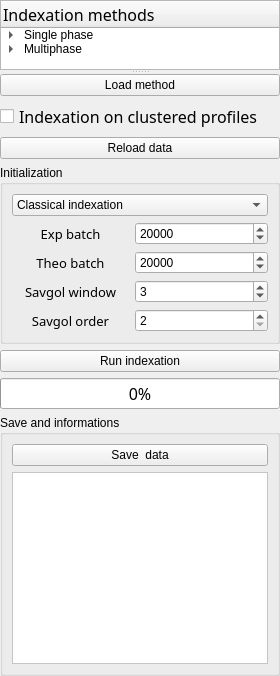
     <widget class="QSplitter" name="splitter_5">
      <property name="orientation">
       <enum>Qt::Vertical</enum>
      </property>
      <widget class="QTreeWidget" name="treeWidget">
       <property name="sizePolicy">
        <sizepolicy hsizetype="Preferred" vsizetype="Preferred">
         <horstretch>0</horstretch>
         <verstretch>0</verstretch>
        </sizepolicy>
       </property>
       <property name="styleSheet">
        <string notr="true"/>
       </property>
       <column>
        <property name="text">
         <string>Indexation methods</string>
        </property>
        <property name="font">
         <font>
          <family>Noto Sans Cond</family>
          <pointsize>12</pointsize>
         </font>
        </property>
        <property name="background">
         <color>
          <red>255</red>
          <green>255</green>
          <blue>255</blue>
         </color>
        </property>
       </column>
       <item>
        <property name="text">
         <string>Single phase</string>
        </property>
        <item>
         <property name="text">
          <string>Raw indexation (SP)</string>
         </property>
        </item>
        <item>
         <property name="text">
          <string>Indexation from label (SP)</string>
         </property>
        </item>
       </item>
       <item>
        <property name="text">
         <string>Multiphase</string>
        </property>
        <item>
         <property name="text">
          <string>Z-contrast approach</string>
         </property>
         <item>
          <property name="text">
           <string>Raw indexation (ZA)</string>
          </property>
         </item>
         <item>
          <property name="text">
           <string>Indexation from label (ZA)</string>
          </property>
         </item>
        </item>
        <item>
         <property name="text">
          <string>Phase contrast approach</string>
         </property>
         <item>
          <property name="text">
           <string>Raw indexation (PA)</string>
          </property>
         </item>
         <item>
          <property name="text">
           <string>Indexation from label (PA)</string>
          </property>
         </item>
        </item>
       </item>
      </widget>
      <widget class="QWidget" name="layoutWidget_5">
       <layout class="QVBoxLayout" name="verticalLayout">
        <item>
         <widget class="QPushButton" name="Open_data">
          <property name="sizePolicy">
           <sizepolicy hsizetype="Preferred" vsizetype="Fixed">
            <horstretch>0</horstretch>
            <verstretch>0</verstretch>
           </sizepolicy>
          </property>
          <property name="minimumSize">
           <size>
            <width>96</width>
            <height>0</height>
           </size>
          </property>
          <property name="maximumSize">
           <size>
            <width>16777215</width>
            <height>16777215</height>
           </size>
          </property>
          <property name="toolTip">
           <string>&lt;html&gt;&lt;head/&gt;&lt;body&gt;&lt;p&gt;&lt;span style=&quot; font-size:11pt;&quot;&gt;Load (1) image serie ; (2) CIF file ; (3) database.&lt;/span&gt;&lt;/p&gt;&lt;/body&gt;&lt;/html&gt;</string>
          </property>
          <property name="text">
           <string>Load method</string>
          </property>
          <property name="icon">
           <iconset>
            <normaloff>../Traitement_stack/icons/import_icon.png</normaloff>../Traitement_stack/icons/import_icon.png</iconset>
          </property>
         </widget>
        </item>
        <item>
         <widget class="QCheckBox" name="Cluster_index">
          <property name="sizePolicy">
           <sizepolicy hsizetype="Preferred" vsizetype="Fixed">
            <horstretch>0</horstretch>
            <verstretch>0</verstretch>
           </sizepolicy>
          </property>
          <property name="minimumSize">
           <size>
            <width>0</width>
            <height>0</height>
           </size>
          </property>
          <property name="font">
           <font>
            <family>Noto Sans Cond</family>
            <pointsize>12</pointsize>
            <weight>50</weight>
            <italic>false</italic>
            <bold>false</bold>
           </font>
          </property>
          <property name="styleSheet">
           <string notr="true"/>
          </property>
          <property name="text">
           <string>Indexation on clustered profiles</string>
          </property>
         </widget>
        </item>
        <item>
         <widget class="QPushButton" name="Reload_bttn">
          <property name="toolTip">
           <string>&lt;html&gt;&lt;head/&gt;&lt;body&gt;&lt;p&gt;&lt;span style=&quot; font-size:11pt;&quot;&gt;Open the H5 result file.&lt;/span&gt;&lt;/p&gt;&lt;/body&gt;&lt;/html&gt;</string>
          </property>
          <property name="text">
           <string>Reload data</string>
          </property>
         </widget>
        </item>
        <item>
         <widget class="QGroupBox" name="groupBox">
          <property name="title">
           <string>Initialization</string>
          </property>
          <layout class="QVBoxLayout" name="verticalLayout_9">
           <item>
            <widget class="QComboBox" name="PresetBox">
             <property name="toolTip">
              <string>&lt;html&gt;&lt;head/&gt;&lt;body&gt;&lt;p&gt;&lt;span style=&quot; font-size:11pt;&quot;&gt;Choice of indexation method.&lt;/span&gt;&lt;/p&gt;&lt;/body&gt;&lt;/html&gt;</string>
             </property>
             <item>
              <property name="text">
               <string>Classical indexation</string>
              </property>
             </item>
             <item>
              <property name="text">
               <string>Derivative indexation</string>
              </property>
             </item>
             <item>
              <property name="text">
               <string>Savgol derivative indexation</string>
              </property>
             </item>
            </widget>
           </item>
           <item>
            <layout class="QHBoxLayout" name="horizontalLayout_2">
             <item>
              <widget class="QLabel" name="BatchProfiles_label">
               <property name="sizePolicy">
                <sizepolicy hsizetype="Preferred" vsizetype="Preferred">
                 <horstretch>0</horstretch>
                 <verstretch>0</verstretch>
                </sizepolicy>
               </property>
               <property name="minimumSize">
                <size>
                 <width>77</width>
                 <height>0</height>
                </size>
               </property>
               <property name="maximumSize">
                <size>
                 <width>117</width>
                 <height>16777215</height>
                </size>
               </property>
               <property name="font">
                <font>
                 <family>Noto Sans Cond</family>
                 <pointsize>10</pointsize>
                 <weight>50</weight>
                 <italic>false</italic>
                 <bold>false</bold>
                </font>
               </property>
               <property name="styleSheet">
                <string notr="true">font: 10pt &quot;Noto Sans Cond&quot;;</string>
               </property>
               <property name="text">
                <string>Exp batch</string>
               </property>
               <property name="alignment">
                <set>Qt::AlignCenter</set>
               </property>
              </widget>
             </item>
             <item>
              <widget class="QSpinBox" name="Profiles_SpinBox">
               <property name="sizePolicy">
                <sizepolicy hsizetype="Preferred" vsizetype="Fixed">
                 <horstretch>0</horstretch>
                 <verstretch>0</verstretch>
                </sizepolicy>
               </property>
               <property name="minimumSize">
                <size>
                 <width>79</width>
                 <height>0</height>
                </size>
               </property>
               <property name="toolTip">
                <string>&lt;html&gt;&lt;head/&gt;&lt;body&gt;&lt;p&gt;&lt;span style=&quot; font-size:11pt;&quot;&gt;Number of experimental profiles per batch. &lt;/span&gt;&lt;/p&gt;&lt;/body&gt;&lt;/html&gt;</string>
               </property>
               <property name="minimum">
                <number>5000</number>
               </property>
               <property name="maximum">
                <number>100000</number>
               </property>
               <property name="singleStep">
                <number>5000</number>
               </property>
               <property name="value">
                <number>20000</number>
               </property>
              </widget>
             </item>
            </layout>
           </item>
           <item>
            <layout class="QHBoxLayout" name="horizontalLayout">
             <item>
              <widget class="QLabel" name="BatchDatabase_label">
               <property name="sizePolicy">
                <sizepolicy hsizetype="Preferred" vsizetype="Preferred">
                 <horstretch>0</horstretch>
                 <verstretch>0</verstretch>
                </sizepolicy>
               </property>
               <property name="minimumSize">
                <size>
                 <width>77</width>
                 <height>0</height>
                </size>
               </property>
               <property name="maximumSize">
                <size>
                 <width>117</width>
                 <height>16777215</height>
                </size>
               </property>
               <property name="font">
                <font>
                 <family>Noto Sans Cond</family>
                 <pointsize>10</pointsize>
                 <weight>50</weight>
                 <italic>false</italic>
                 <bold>false</bold>
                </font>
               </property>
               <property name="styleSheet">
                <string notr="true">font: 10pt &quot;Noto Sans Cond&quot;;</string>
               </property>
               <property name="text">
                <string>Theo batch</string>
               </property>
               <property name="alignment">
                <set>Qt::AlignCenter</set>
               </property>
              </widget>
             </item>
             <item>
              <widget class="QSpinBox" name="Database_SpinBox">
               <property name="sizePolicy">
                <sizepolicy hsizetype="Preferred" vsizetype="Fixed">
                 <horstretch>0</horstretch>
                 <verstretch>0</verstretch>
                </sizepolicy>
               </property>
               <property name="minimumSize">
                <size>
                 <width>79</width>
                 <height>0</height>
                </size>
               </property>
               <property name="toolTip">
                <string>&lt;html&gt;&lt;head/&gt;&lt;body&gt;&lt;p&gt;&lt;span style=&quot; font-size:11pt;&quot;&gt;Number of theoretical profiles per batch.&lt;/span&gt;&lt;/p&gt;&lt;/body&gt;&lt;/html&gt;</string>
               </property>
               <property name="minimum">
                <number>5000</number>
               </property>
               <property name="maximum">
                <number>100000</number>
               </property>
               <property name="singleStep">
                <number>5000</number>
               </property>
               <property name="value">
                <number>20000</number>
               </property>
              </widget>
             </item>
            </layout>
           </item>
           <item>
            <layout class="QHBoxLayout" name="horizontalLayout_10">
             <item>
              <widget class="QLabel" name="savgol_label1">
               <property name="sizePolicy">
                <sizepolicy hsizetype="Preferred" vsizetype="Preferred">
                 <horstretch>0</horstretch>
                 <verstretch>0</verstretch>
                </sizepolicy>
               </property>
               <property name="minimumSize">
                <size>
                 <width>77</width>
                 <height>0</height>
                </size>
               </property>
               <property name="maximumSize">
                <size>
                 <width>117</width>
                 <height>16777215</height>
                </size>
               </property>
               <property name="font">
                <font>
                 <family>Noto Sans Cond</family>
                 <pointsize>10</pointsize>
                 <weight>50</weight>
                 <italic>false</italic>
                 <bold>false</bold>
                </font>
               </property>
               <property name="styleSheet">
                <string notr="true">font: 10pt &quot;Noto Sans Cond&quot;;</string>
               </property>
               <property name="text">
                <string>Savgol window</string>
               </property>
               <property name="alignment">
                <set>Qt::AlignCenter</set>
               </property>
              </widget>
             </item>
             <item>
              <widget class="QSpinBox" name="window_SpinBox">
               <property name="sizePolicy">
                <sizepolicy hsizetype="Preferred" vsizetype="Fixed">
                 <horstretch>0</horstretch>
                 <verstretch>0</verstretch>
                </sizepolicy>
               </property>
               <property name="minimumSize">
                <size>
                 <width>79</width>
                 <height>0</height>
                </size>
               </property>
               <property name="toolTip">
                <string>&lt;html&gt;&lt;head/&gt;&lt;body&gt;&lt;p&gt;&lt;span style=&quot; font-size:11pt;&quot;&gt;Size of the window. Must be odd. &lt;/span&gt;&lt;/p&gt;&lt;/body&gt;&lt;/html&gt;</string>
               </property>
               <property name="minimum">
                <number>2</number>
               </property>
               <property name="maximum">
                <number>20</number>
               </property>
               <property name="singleStep">
                <number>1</number>
               </property>
               <property name="value">
                <number>3</number>
               </property>
              </widget>
             </item>
            </layout>
           </item>
           <item>
            <layout class="QHBoxLayout" name="horizontalLayout_11">
             <item>
              <widget class="QLabel" name="savgol_label2">
               <property name="sizePolicy">
                <sizepolicy hsizetype="Preferred" vsizetype="Preferred">
                 <horstretch>0</horstretch>
                 <verstretch>0</verstretch>
                </sizepolicy>
               </property>
               <property name="minimumSize">
                <size>
                 <width>77</width>
                 <height>0</height>
                </size>
               </property>
               <property name="maximumSize">
                <size>
                 <width>117</width>
                 <height>16777215</height>
                </size>
               </property>
               <property name="font">
                <font>
                 <family>Noto Sans Cond</family>
                 <pointsize>10</pointsize>
                 <weight>50</weight>
                 <italic>false</italic>
                 <bold>false</bold>
                </font>
               </property>
               <property name="styleSheet">
                <string notr="true">font: 10pt &quot;Noto Sans Cond&quot;;</string>
               </property>
               <property name="text">
                <string>Savgol order</string>
               </property>
               <property name="alignment">
                <set>Qt::AlignCenter</set>
               </property>
              </widget>
             </item>
             <item>
              <widget class="QSpinBox" name="poly_SpinBox">
               <property name="sizePolicy">
                <sizepolicy hsizetype="Preferred" vsizetype="Fixed">
                 <horstretch>0</horstretch>
                 <verstretch>0</verstretch>
                </sizepolicy>
               </property>
               <property name="minimumSize">
                <size>
                 <width>79</width>
                 <height>0</height>
                </size>
               </property>
               <property name="toolTip">
                <string>&lt;html&gt;&lt;head/&gt;&lt;body&gt;&lt;p&gt;&lt;span style=&quot; font-size:11pt;&quot;&gt;Order of the polynomial. Must be lower than the window length.&lt;/span&gt;&lt;/p&gt;&lt;/body&gt;&lt;/html&gt;</string>
               </property>
               <property name="minimum">
                <number>2</number>
               </property>
               <property name="maximum">
                <number>20</number>
               </property>
               <property name="singleStep">
                <number>1</number>
               </property>
               <property name="value">
                <number>2</number>
               </property>
              </widget>
             </item>
            </layout>
           </item>
          </layout>
         </widget>
        </item>
        <item>
         <widget class="QPushButton" name="Compute_indexation_bttn">
          <property name="sizePolicy">
           <sizepolicy hsizetype="Minimum" vsizetype="Fixed">
            <horstretch>0</horstretch>
            <verstretch>0</verstretch>
           </sizepolicy>
          </property>
          <property name="minimumSize">
           <size>
            <width>96</width>
            <height>0</height>
           </size>
          </property>
          <property name="maximumSize">
           <size>
            <width>16777215</width>
            <height>16777215</height>
           </size>
          </property>
          <property name="toolTip">
           <string>&lt;html&gt;&lt;head/&gt;&lt;body&gt;&lt;p&gt;&lt;span style=&quot; font-size:11pt;&quot;&gt;Run the indexing step.&lt;/span&gt;&lt;/p&gt;&lt;/body&gt;&lt;/html&gt;</string>
          </property>
          <property name="text">
           <string>Run indexation</string>
          </property>
          <property name="icon">
           <iconset>
            <normaloff>../Traitement_stack/icons/run_icon.png</normaloff>../Traitement_stack/icons/run_icon.png</iconset>
          </property>
         </widget>
        </item>
        <item>
         <widget class="QProgressBar" name="progressBar">
          <property name="sizePolicy">
           <sizepolicy hsizetype="Preferred" vsizetype="Fixed">
            <horstretch>0</horstretch>
            <verstretch>0</verstretch>
           </sizepolicy>
          </property>
          <property name="minimumSize">
           <size>
            <width>90</width>
            <height>0</height>
           </size>
          </property>
          <property name="font">
           <font>
            <family>Noto Sans Cond</family>
            <pointsize>12</pointsize>
            <weight>50</weight>
            <italic>false</italic>
            <bold>false</bold>
           </font>
          </property>
          <property name="styleSheet">
           <string notr="true"/>
          </property>
          <property name="value">
           <number>0</number>
          </property>
         </widget>
        </item>
        <item>
         <widget class="QGroupBox" name="groupBox_2">
          <property name="title">
           <string>Save and informations</string>
          </property>
          <layout class="QVBoxLayout" name="verticalLayout_14">
           <item>
            <widget class="QPushButton" name="Save_bttn">
             <property name="text">
              <string>Save  data</string>
             </property>
             <property name="icon">
              <iconset>
               <normaloff>../Traitement_stack/icons/save_icon.png</normaloff>../Traitement_stack/icons/save_icon.png</iconset>
             </property>
            </widget>
           </item>
           <item>
            <widget class="QTextEdit" name="Info_box">
             <property name="sizePolicy">
              <sizepolicy hsizetype="Minimum" vsizetype="MinimumExpanding">
               <horstretch>0</horstretch>
               <verstretch>0</verstretch>
              </sizepolicy>
             </property>
             <property name="minimumSize">
              <size>
               <width>90</width>
               <height>0</height>
              </size>
             </property>
             <property name="palette">
              <palette>
               <active>
                <colorrole role="WindowText">
                 <brush brushstyle="SolidPattern">
                  <color alpha="255">
                   <red>0</red>
                   <green>0</green>
                   <blue>0</blue>
                  </color>
                 </brush>
                </colorrole>
                <colorrole role="Button">
                 <brush brushstyle="SolidPattern">
                  <color alpha="255">
                   <red>255</red>
                   <green>255</green>
                   <blue>255</blue>
                  </color>
                 </brush>
                </colorrole>
                <colorrole role="Text">
                 <brush brushstyle="SolidPattern">
                  <color alpha="255">
                   <red>0</red>
                   <green>0</green>
                   <blue>0</blue>
                  </color>
                 </brush>
                </colorrole>
                <colorrole role="ButtonText">
                 <brush brushstyle="SolidPattern">
                  <color alpha="255">
                   <red>0</red>
                   <green>0</green>
                   <blue>0</blue>
                  </color>
                 </brush>
                </colorrole>
                <colorrole role="Base">
                 <brush brushstyle="SolidPattern">
                  <color alpha="255">
                   <red>255</red>
                   <green>255</green>
                   <blue>255</blue>
                  </color>
                 </brush>
                </colorrole>
                <colorrole role="Window">
                 <brush brushstyle="SolidPattern">
                  <color alpha="255">
                   <red>255</red>
                   <green>255</green>
                   <blue>255</blue>
                  </color>
                 </brush>
                </colorrole>
               </active>
               <inactive>
                <colorrole role="WindowText">
                 <brush brushstyle="SolidPattern">
                  <color alpha="255">
                   <red>0</red>
                   <green>0</green>
                   <blue>0</blue>
                  </color>
                 </brush>
                </colorrole>
                <colorrole role="Button">
                 <brush brushstyle="SolidPattern">
                  <color alpha="255">
                   <red>255</red>
                   <green>255</green>
                   <blue>255</blue>
                  </color>
                 </brush>
                </colorrole>
                <colorrole role="Text">
                 <brush brushstyle="SolidPattern">
                  <color alpha="255">
                   <red>0</red>
                   <green>0</green>
                   <blue>0</blue>
                  </color>
                 </brush>
                </colorrole>
                <colorrole role="ButtonText">
                 <brush brushstyle="SolidPattern">
                  <color alpha="255">
                   <red>0</red>
                   <green>0</green>
                   <blue>0</blue>
                  </color>
                 </brush>
                </colorrole>
                <colorrole role="Base">
                 <brush brushstyle="SolidPattern">
                  <color alpha="255">
                   <red>255</red>
                   <green>255</green>
                   <blue>255</blue>
                  </color>
                 </brush>
                </colorrole>
                <colorrole role="Window">
                 <brush brushstyle="SolidPattern">
                  <color alpha="255">
                   <red>255</red>
                   <green>255</green>
                   <blue>255</blue>
                  </color>
                 </brush>
                </colorrole>
               </inactive>
               <disabled>
                <colorrole role="WindowText">
                 <brush brushstyle="SolidPattern">
                  <color alpha="255">
                   <red>0</red>
                   <green>0</green>
                   <blue>0</blue>
                  </color>
                 </brush>
                </colorrole>
                <colorrole role="Button">
                 <brush brushstyle="SolidPattern">
                  <color alpha="255">
                   <red>255</red>
                   <green>255</green>
                   <blue>255</blue>
                  </color>
                 </brush>
                </colorrole>
                <colorrole role="Text">
                 <brush brushstyle="SolidPattern">
                  <color alpha="255">
                   <red>0</red>
                   <green>0</green>
                   <blue>0</blue>
                  </color>
                 </brush>
                </colorrole>
                <colorrole role="ButtonText">
                 <brush brushstyle="SolidPattern">
                  <color alpha="255">
                   <red>0</red>
                   <green>0</green>
                   <blue>0</blue>
                  </color>
                 </brush>
                </colorrole>
                <colorrole role="Base">
                 <brush brushstyle="SolidPattern">
                  <color alpha="255">
                   <red>255</red>
                   <green>255</green>
                   <blue>255</blue>
                  </color>
                 </brush>
                </colorrole>
                <colorrole role="Window">
                 <brush brushstyle="SolidPattern">
                  <color alpha="255">
                   <red>255</red>
                   <green>255</green>
                   <blue>255</blue>
                  </color>
                 </brush>
                </colorrole>
               </disabled>
              </palette>
             </property>
             <property name="font">
              <font>
               <family>Noto Sans Cond</family>
               <pointsize>10</pointsize>
               <weight>50</weight>
               <italic>false</italic>
               <bold>false</bold>
              </font>
             </property>
             <property name="styleSheet">
              <string notr="true"/>
             </property>
             <property name="lineWidth">
              <number>2</number>
             </property>
             <property name="midLineWidth">
              <number>1</number>
             </property>
            </widget>
           </item>
          </layout>
         </widget>
        </item>
       </layout>
      </widget>
     </widget>
